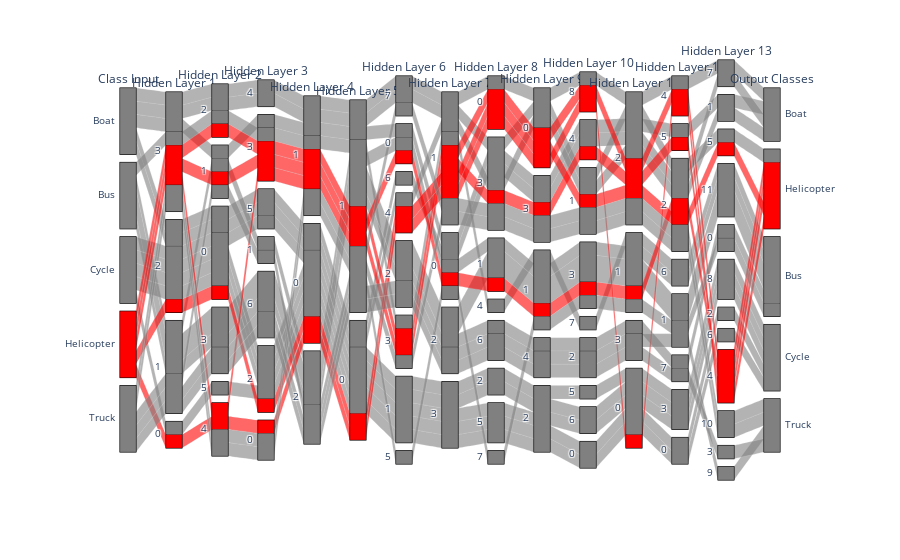

Write notebook code for a chart like this one.
### Code cell
#CLASSE 3
color = pd.DataFrame(classes,columns=['Class']);
colorscale =[[0, 'gray'],[0.5, 'gray'],[0.7,'gray'],[0.9,'red'],[1,'gray']];

fig=px.parallel_categories(dfTot,dimensions=['Class','L1 C1','L2 C1','L3 C1', 
                                             'L4 C1','L5 C1','L6 C1','L7 C1','L8 C1',
                                             'L9 C1','L10 C1','L11 C1','L12 C1'
,'L13 C1','class'],
 labels={'Class':'Class Input','L1 C1':'Hidden Layer 1','L2 C1':'Hidden Layer 2',
         'L3 C1':'Hidden Layer 3','L4 C1':'Hidden Layer 4',
         'L5 C1':'Hidden Layer 5','L6 C1':'Hidden Layer 6',
         'L7 C1':'Hidden Layer 7','L8 C1':'Hidden Layer 8',
         'L9 C1':'Hidden Layer 9','L10 C1':'Hidden Layer 10',
         'L11 C1':'Hidden Layer 11','L12 C1':'Hidden Layer 12',
         'L13 C1':'Hidden Layer 13',
         'class':'Output Classes'},color=classes,color_continuous_scale=colorscale)
fig.update(layout_coloraxis_showscale=False)
fig

### Figure 1 — Plotly figure (JSON) as saved in the notebook; plotly's stock layout.template omitted (floating-point values rounded to 4 significant figures)
{"data": [{"dimensions": [{"label": "Class Input", "values": ["Boat", "Boat", "Boat", "Boat", "Boat", "Bus", "Bus", "Bus", "Bus", "Bus", "Cycle", "Cycle", "Cycle", "Cycle", "Cycle", "Helicopter", "Helicopter", "Helicopter", "Helicopter", "Helicopter", "Truck", "Truck", "Truck", "Truck", "Truck"]}, {"label": "Hidden Layer 1", "values": [3, 3, 2, 3, 2, 1, 1, 1, 3, 1, 2, 2, 2, 2, 0, 0, 3, 3, 3, 2, 3, 3, 1, 1, 1]}, {"label": "Hidden Layer 2", "values": [2, 1, 0, 2, 0, 1, 3, 3, 2, 3, 0, 0, 0, 0, 5, 4, 1, 2, 4, 0, 4, 4, 1, 3, 3]}, {"label": "Hidden Layer 3", "values": [4, 3, 5, 4, 5, 1, 6, 6, 3, 6, 5, 2, 2, 2, 2, 0, 3, 3, 3, 2, 0, 0, 1, 6, 6]}, {"label": "Hidden Layer 4", "values": [1, 1, 0, 1, 0, 2, 2, 2, 1, 2, 0, 0, 0, 0, 0, 0, 1, 1, 1, 0, 1, 1, 2, 2, 2]}, {"label": "Hidden Layer 5", "values": [1, 1, 0, 1, 0, 1, 1, 1, 1, 1, 0, 0, 0, 0, 0, 0, 1, 1, 1, 0, 1, 1, 1, 1, 1]}, {"label": "Hidden Layer 6", "values": [7, 0, 6, 7, 4, 0, 2, 2, 3, 2, 1, 1, 1, 1, 1, 4, 0, 3, 3, 4, 3, 7, 5, 2, 2]}, {"label": "Hidden Layer 7", "values": [1, 0, 0, 1, 1, 0, 2, 2, 1, 2, 3, 3, 3, 3, 3, 1, 0, 1, 1, 1, 1, 1, 0, 2, 2]}, {"label": "Hidden Layer 8", "values": [0, 3, 3, 3, 3, 1, 1, 1, 4, 6, 2, 5, 2, 5, 5, 0, 1, 0, 3, 0, 3, 3, 7, 6, 6]}, {"label": "Hidden Layer 9", "values": [0, 3, 3, 0, 0, 1, 1, 1, 1, 4, 2, 2, 2, 2, 2, 0, 1, 0, 3, 0, 3, 3, 1, 4, 4]}, {"label": "Hidden Layer 10", "values": [8, 4, 4, 1, 1, 3, 3, 3, 7, 2, 5, 6, 6, 0, 0, 8, 3, 8, 4, 1, 1, 1, 3, 2, 2]}, {"label": "Hidden Layer 11", "values": [2, 2, 2, 2, 2, 1, 1, 1, 1, 3, 0, 0, 0, 0, 0, 0, 1, 2, 2, 2, 2, 2, 1, 3, 3]}, {"label": "Hidden Layer 12", "values": [4, 5, 2, 2, 2, 6, 1, 1, 6, 7, 3, 3, 3, 0, 0, 4, 2, 4, 5, 2, 2, 2, 1, 7, 1]}, {"label": "Hidden Layer 13", "values": [7, 1, 7, 5, 1, 11, 11, 11, 11, 0, 8, 8, 8, 2, 6, 4, 4, 4, 4, 5, 10, 10, 0, 3, 9]}, {"label": "Output Classes", "values": ["Boat", "Boat", "Boat", "Helicopter", "Boat", "Bus", "Bus", "Bus", "Bus", "Bus", "Cycle", "Cycle", "Cycle", "Cycle", "Cycle", "Helicopter", "Helicopter", "Helicopter", "Helicopter", "Helicopter", "Truck", "Truck", "Bus", "Truck", "Truck"]}], "domain": {"x": [0, 1], "y": [0, 1]}, "line": {"color": [0, 0, 0, 0, 0, 0.5, 0.5, 0.5, 0.5, 0.5, 0.7, 0.7, 0.7, 0.7, 0.7, 0.9, 0.9, 0.9, 0.9, 0.9, 1, 1, 1, 1, 1], "coloraxis": "coloraxis"}, "name": "", "type": "parcats"}], "layout": {"coloraxis": {"colorbar": {"title": {"text": "color"}}, "colorscale": [[0, "gray"], [0.5, "gray"], [0.7, "gray"], [0.9, "red"], [1, "gray"]], "showscale": false}, "legend": {"tracegroupgap": 0}, "margin": {"t": 60}}}
